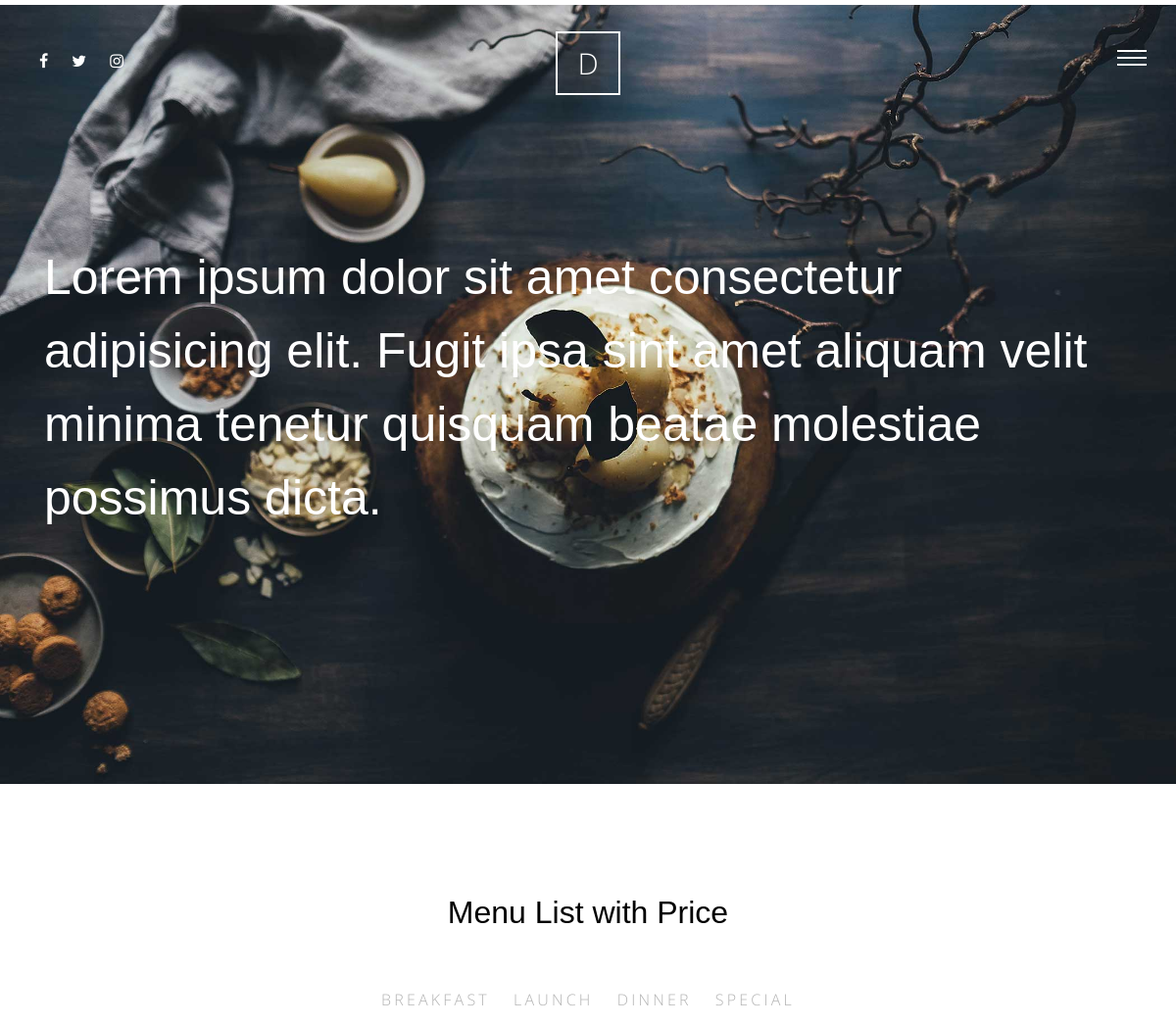
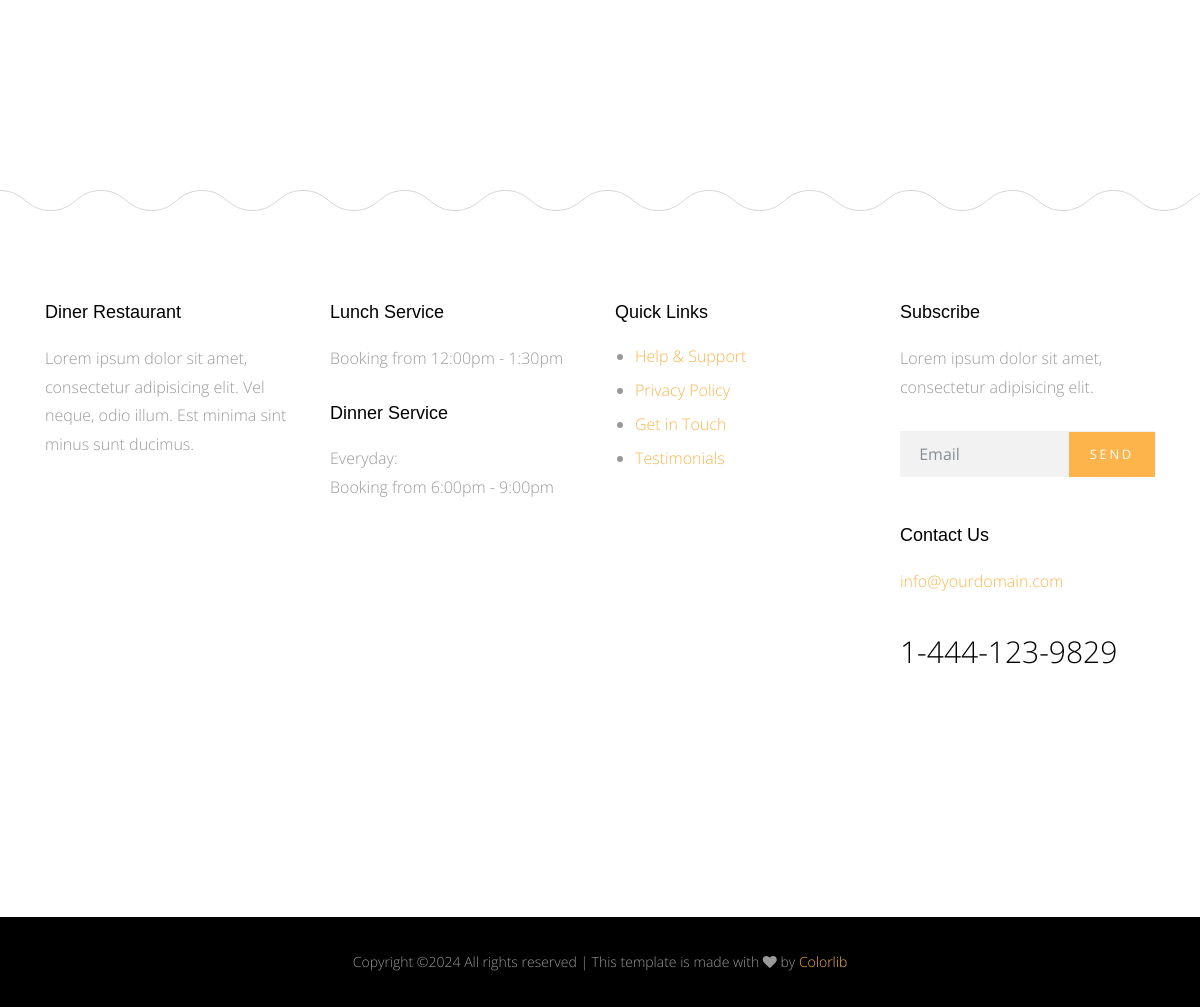
Screenshot of /meals/ with the database file from the repository (2 pictures, top to bottom).
### meals/models.py (models this page shows)
class Category(models.Model):
    name = models.CharField(max_length=30)
    class Meta:
        verbose_name = 'category'
        verbose_name_plural = 'categories'
    def __str__(self):
        return self.name

### meals/views.py (the view)
# urls.py: path('', views.meal_list,name='meal_list'),
def meal_list(request):
    meal_list = Meals.objects.all()
    categories = Category.objects.all()
    context = {
        'meal_list':meal_list,
        'categories':categories,
    }
    return render(request,'Meal/list.html',context)

### templates/Meal/list.html (shortened to what this page needs)
{% extends 'base.html' %}
{% load static %}
      {% block body %}
      <div class="main-wrap">
        <div class="cover_1">
          <div class="img_bg" style="background-image: url({% static 'site_static/img/slider-1.jpg' %});" data-stellar-background-ratio="0.5">
            <div class="container">
              <div class="row align-items-center">
                <div class="col-md-12" data-aos="fade-up">
                  <h2 class="heading">Lorem ipsum dolor sit amet consectetur adipisicing elit. Fugit ipsa sint amet aliquam velit minima tenetur quisquam beatae molestiae possimus dicta.</h2>
                </div>
              </div>
            </div>
          </div>
        </div>
        <div class="section">
          <div class="container">
            <div class="row justify-content-center">
              <div class="col-md-8" data-aos="fade-up">
                <h2 class="mb-5 text-center">Menu List with Price</h2>
                <ul class="nav site-tab-nav" id="pills-tab" role="tablist">
                    {% for category in categories %}
                  <li class="nav-item">
                    <a class="nav-link " id="{{ category }}-tab" data-toggle="pill" href="#{{ category }}" role="tab" aria-controls="{{ category }}" aria-selected="true">{{ category }}</a>
                  </li>
                    {% endfor %}
                </ul>
              </div>
            </div>
          </div>
        </div>
      </div>
    {% endblock %}

### static/site_static/css/style.css (style rules this page uses)
html { overflow-x: hidden; }
body { background: #fff; font-family: "Open Sans", cursive; font-size: 16px; line-height: 1.8; font-weight: 300; color: #999999; }
a { -webkit-transition: .3s all ease; -o-transition: .3s all ease; transition: .3s all ease; text-decoration: none; }
h1, h2, h3, h4, h5 { color: #000; font-family: "Playfair Display", Arial, sans-serif; }
.site-tab-nav { display: block; text-align: center; margin-bottom: 80px !important; }
.site-tab-nav li { float: none; display: inline-block; *display: inline; zoom: 1; }
.site-tab-nav li a { background: none; color: #b3b3b3; font-size: 16px; text-transform: uppercase; letter-spacing: .2em; border-bottom: 2px solid transparent; padding-left: 0; padding-right: 0; margin: 0 10px; }
.site-tab-nav, .nav-pills { text-align: center; }
.section { padding: 7em 0; }
.cover_1 { position: relative; }
.cover_1 .img_bg { background-repeat: no-repeat; background-size: cover !important; background-position: center center; }
.cover_1 .img_bg, .cover_1 .img_bg > .container > .row { min-height: 700px; height: 100vh; }
.cover_1 .heading { color: white; font-weight: 300; font-size: 30px; line-height: 1.5; }
@media (min-width: 768px) { .cover_1 .heading { font-size: 50px; line-height: 1.5; } }

### rows the page displays
Category: name "BREAKFAST"
Category: name "LAUNCH"
Category: name "DINNER"
Category: name "SPECIAL"
